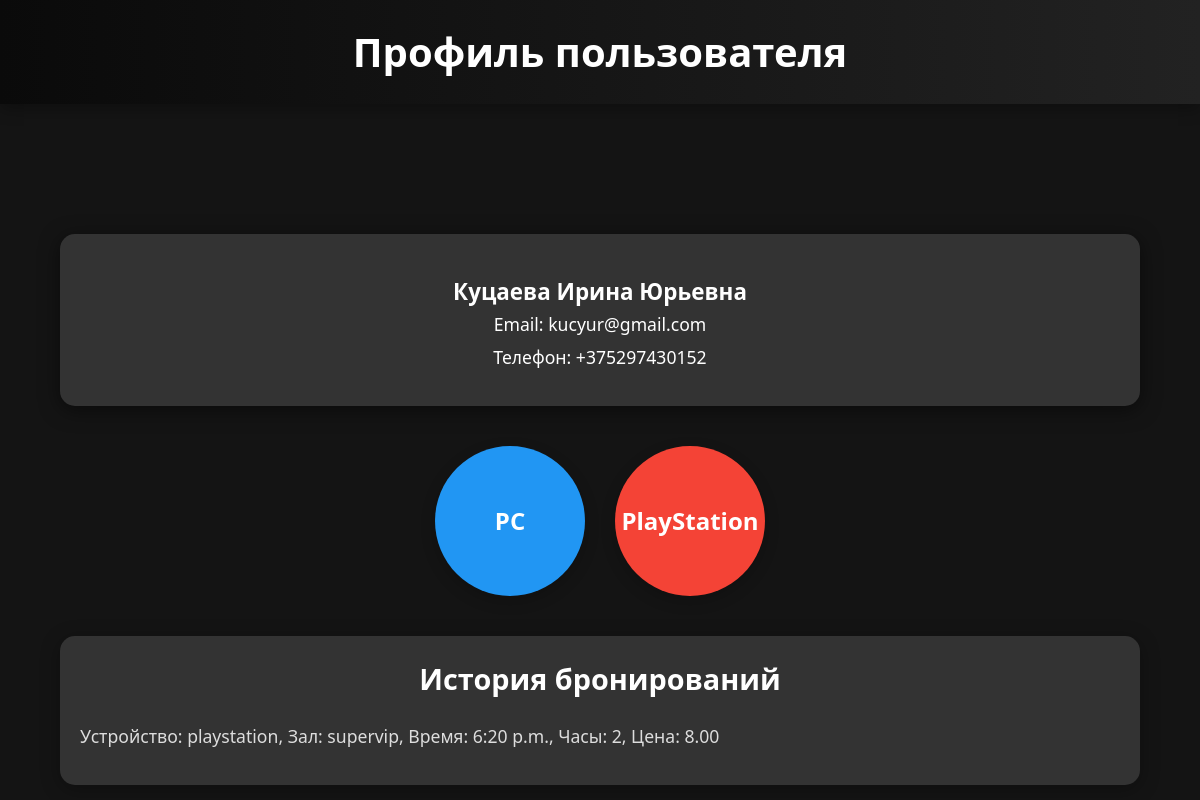
The app's page /user (signed in) with its own data.
### main/models.py (models this page shows, shortened)
class AuthUser(models.Model):
    full_name = models.CharField(max_length=255, verbose_name="ФИО")
    phone_number = models.CharField(max_length=15, unique=True, verbose_name="Номер телефона")
    email = models.EmailField(unique=True, verbose_name="Электронная почта")
    password = models.CharField(max_length=255, verbose_name="Пароль")
    role = models.CharField(
        max_length=10,
        default='user',
        verbose_name="Роль"
    )

class Bookg(models.Model):
    user = models.ForeignKey(AuthUser, related_name='bookings', on_delete=models.CASCADE)
    device = models.CharField(max_length=255, verbose_name="Устройство")
    hall = models.CharField(max_length=255, verbose_name="Зал")
    booking_time = models.TimeField()
    hours = models.PositiveIntegerField()
    price = models.DecimalField(max_digits=6, decimal_places=2)

### main/views.py (the view, shortened to what this page needs)
# urls.py: path('user', views.user, name='user'),
def user(request):
    error = ''
    user_id = request.session.get('user_id')
    if user_id:
        user = AuthUser.objects.get(id=user_id)
    else:
        return redirect('auth')
    categories = TariffCategory.objects.prefetch_related('tariffs').all()
    bookings = user.bookings.all()  # Получаем все бронирования текущего пользователя
    form = BookingForm()
    context = {
        'form': form,
        'error': error,
        'categories': categories,
        'bookings': bookings,
        'user': user  # Передаем информацию о пользователе в контекст
    }
    return render(request, 'main/user.html', context)

### main/templates/main/user.html (shortened to what this page needs)
<!DOCTYPE html>
<html lang="ru">
<head>
</head>
<body>
    <header>
        Профиль пользователя
    </header>
    <main>
        <div class="container">
            <section class="profile">
                <div class="profile-info">
                    <div class="info">
                        <h3>{{user.full_name}}</h3>
                        <p>Email: {{user.email}}</p>
                        <p>Телефон: {{user.phone_number}}</p>
                    </div>
                </div>
            </section>
            <section class="selection">
                <div class="selection-container">
                    <div class="selection-btn pc" id="pcBtn">PC</div>
                    <div class="selection-btn playstation" id="playstationBtn">PlayStation</div>
                </div>
            </section>
            <section class="booking-history">
                <h3>История бронирований</h3>
                <ul id="historyList">
                     {% for booking in bookings %}
        <li>
            Устройство: {{ booking.device }}, Зал: {{ booking.hall }}, Время: {{ booking.booking_time }}, Часы: {{ booking.hours }}, Цена: {{ booking.price }}
        </li>
    {% empty %}
        <li>У вас нет бронирований.</li>
    {% endfor %}
                </ul>
            </section>
        </div>
    </main>
</body>
</html>

### main/templates/main/user.html (style rules this page uses)
* { margin: 0; padding: 0; box-sizing: border-box; }
body { font-family: 'Segoe UI', Tahoma, Geneva, Verdana, sans-serif; background: #141414; color: #fff; line-height: 1.6; }
header { background: linear-gradient(to right, #0a0a0a, #222); color: #fff; padding: 20px; text-align: center; font-size: 2.5rem; font-weight: bold; box-shadow: 0 5px 15px rgba(0, 0, 0, 0.3); }
main { padding-top: 80px; }
.container { width: 90%; max-width: 1200px; margin: 0 auto; }
.profile { background-color: #333; padding: 30px; border-radius: 15px; box-shadow: 0 4px 20px rgba(0, 0, 0, 0.5); margin-top: 50px; }
.profile-info { display: flex; justify-content: center; align-items: center; text-align: center; gap: 30px; }
.profile-info .info h3 { font-size: 1.4rem; margin-top: 10px; font-weight: bold; }
.profile-info .info p { font-size: 1.1rem; margin-bottom: 5px; }
.selection-container { margin-top: 40px; display: flex; justify-content: center; gap: 30px; }
.selection-btn { width: 150px; height: 150px; border-radius: 75px; display: flex; justify-content: center; align-items: center; font-size: 1.5rem; font-weight: bold; color: #fff; cursor: pointer; background: #555; transition: background 0.3s ease, transform 0.3s ease, box-shadow 0.3s ease; box-shadow: 0 5px 15px rgba(0, 0, 0, 0.2); }
.selection-btn.pc { background: #2196F3; }
.selection-btn.playstation { background: #f44336; }
.booking-history { margin-top: 40px; background-color: #333; padding: 20px; border-radius: 15px; box-shadow: 0 4px 20px rgba(0, 0, 0, 0.3); }
.booking-history h3 { text-align: center; font-size: 1.8rem; font-weight: bold; margin-bottom: 20px; }
.booking-history ul { list-style-type: none; padding: 0; }
.booking-history li { margin-bottom: 15px; font-size: 1.1rem; color: #ddd; }

### records on screen
AuthUser: full_name "Куцаева Ирина Юрьевна", email "kucyur@gmail.com", phone_number "+375297430152"
Bookg: device "playstation", hall "supervip", booking_time "6:20 p.m.", hours "2", price "8.00"
